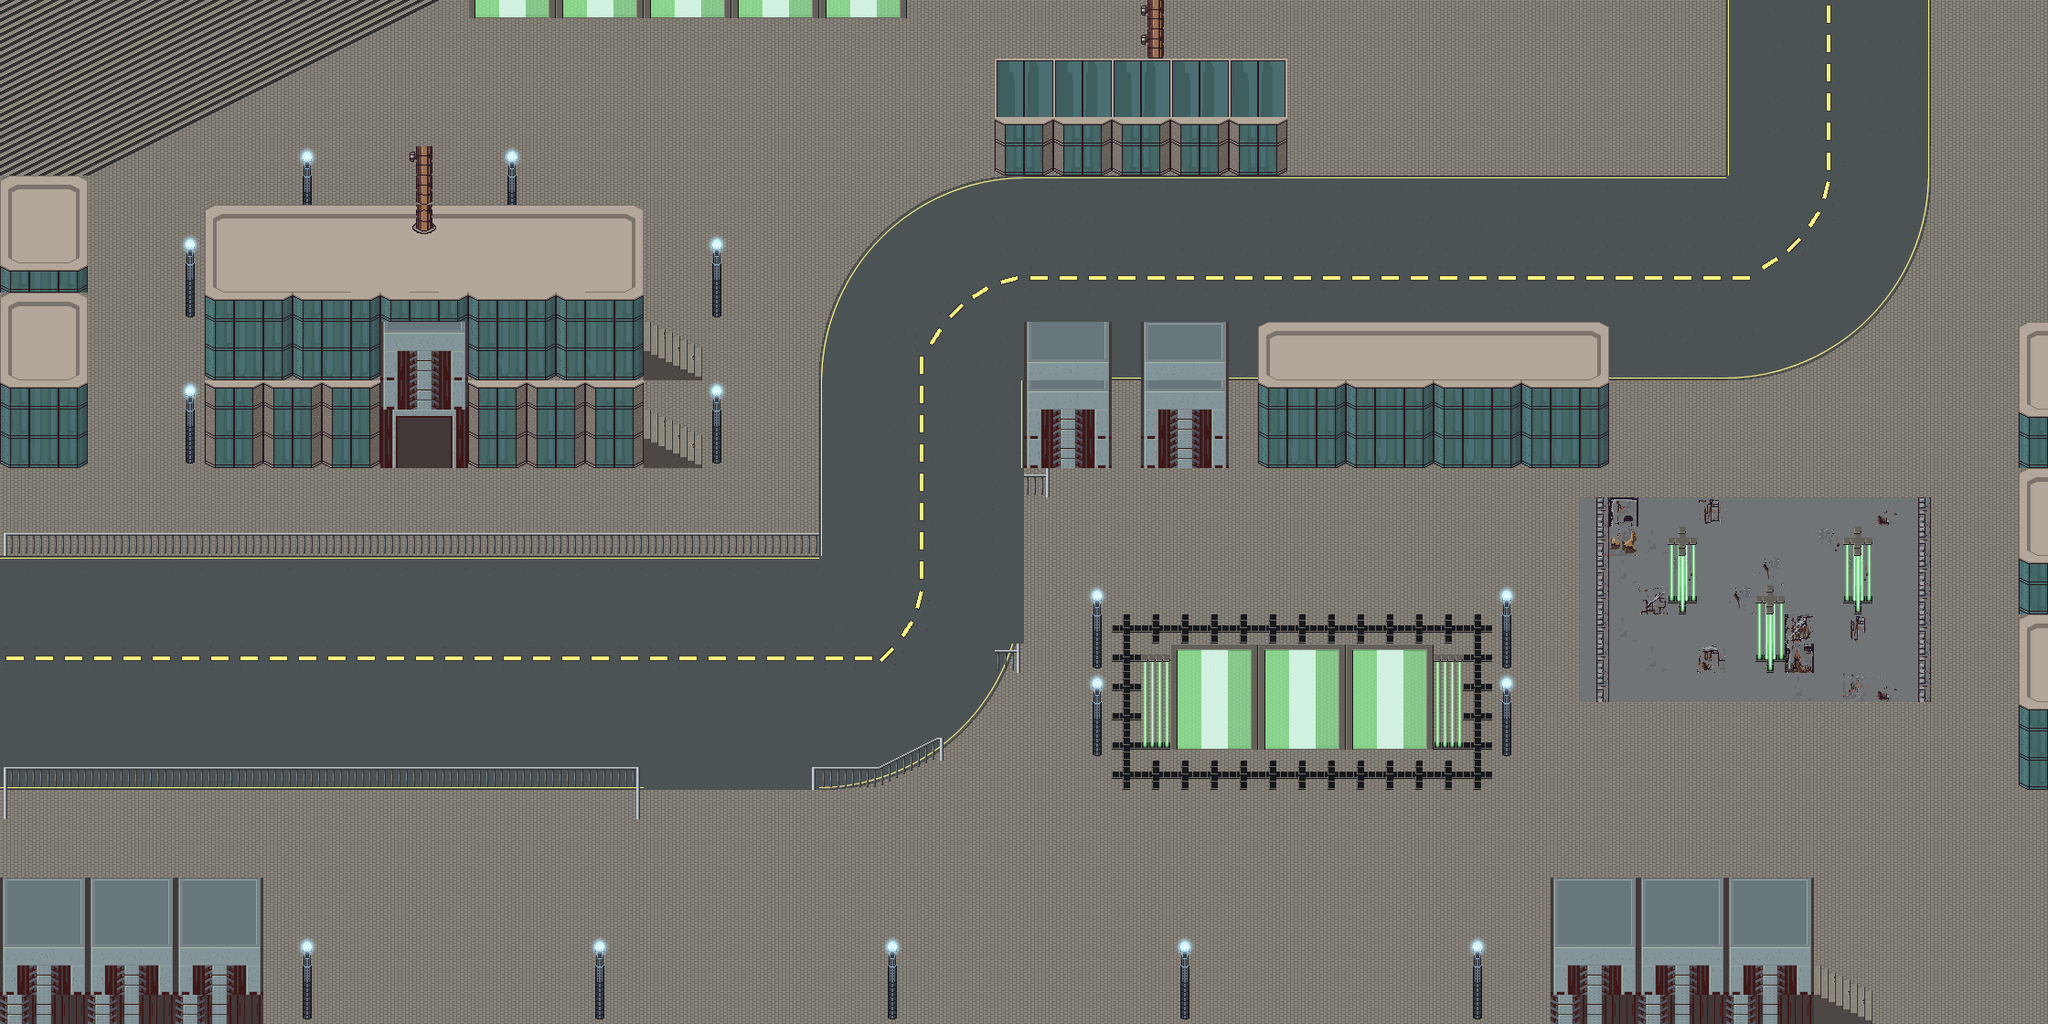

Rendered tile map (Tiled .tmx) drawn with the repository's tilesets; below, a short description and the map source with its tile grids summarised:
An orthogonal 70x35 tile map with 32x32 px tiles, 4 tile layers (groundLayer, groundLayer2, buildingLayer, itemLayer), 5 tilesets and 12 objects (start, exit, cockroach2, cockroach, redCar, ...).

<map version="1.8" tiledversion="1.8.6" orientation="orthogonal" renderorder="right-down" width="70" height="35" tilewidth="32" tileheight="32" infinite="0" nextlayerid="6" nextobjectid="14">
 <editorsettings>
  <export target="OKUCity3.tmj" format="json" />
 </editorsettings>
 <tileset firstgid="1" name="Building" tilewidth="32" tileheight="32" tilecount="64" columns="8">
  <image source="Building.png" width="256" height="256" />
 </tileset>
 <tileset firstgid="65" name="Laserfence" tilewidth="32" tileheight="32" tilecount="64" columns="8">
  <image source="Laserfence.png" width="256" height="256" />
 </tileset>
 <tileset firstgid="129" name="Street" tilewidth="32" tileheight="32" tilecount="475" columns="25">
  <image source="Street.png" width="800" height="608" />
 </tileset>
 <tileset firstgid="604" name="Lamp_alternative" tilewidth="32" tileheight="32" tilecount="3" columns="1">
  <image source="Lamp_alternative.png" width="32" height="96" />
 </tileset>
 <tileset firstgid="607" name="Pipes-RustyWalls" tilewidth="32" tileheight="32" tilecount="88" columns="8">
  <image source="Pipes-RustyWalls.png" width="256" height="352" />
 </tileset>
 <layer id="1" name="groundLayer" width="70" height="35">
  <data>[2450 cells, 2450 non-empty, 3 distinct tile ids]</data>
 </layer>
 <layer id="2" name="groundLayer2" width="70" height="35">
  <data>[2450 cells, 1869 non-empty, 124 distinct tile ids]</data>
 </layer>
 <layer id="3" name="buildingLayer" width="70" height="35">
  <data>[2450 cells, 605 non-empty, 87 distinct tile ids]</data>
 </layer>
 <layer id="4" name="itemLayer" width="70" height="35">
  <data>[2450 cells, 20 non-empty, 6 distinct tile ids]</data>
 </layer>
 <objectgroup id="5" name="objectLayer">
  <object id="1" name="start" x="3.24044" y="-6.48088" width="139.339" height="90.7323" />
  <object id="3" name="exit" x="2070.64" y="988.334" width="174.984" height="129.618" />
  <object id="4" name="cockroach2" x="829.553" y="314.323">
   <point />
  </object>
  <object id="5" name="cockroach" x="155.541" y="531.432">
   <point />
  </object>
  <object id="6" name="redCar" x="981.247" y="719.098">
   <point />
  </object>
  <object id="7" name="redCar2" x="1907.2" y="307.2">
   <point />
  </object>
  <object id="8" name="antQueen" x="1500.32" y="952.69">
   <point />
  </object>
  <object id="9" name="antQueen2" x="2018.79" y="466.623">
   <point />
  </object>
  <object id="10" name="cane" x="1257.29" y="939.728">
   <point />
  </object>
  <object id="11" name="guideDog" x="816.591" y="505.509">
   <point />
  </object>
  <object id="12" name="tactilePave" x="1847.05" y="298.121">
   <point />
  </object>
  <object id="13" name="blindNPC" x="675.663" y="958.368">
   <point />
  </object>
 </objectgroup>
</map>
